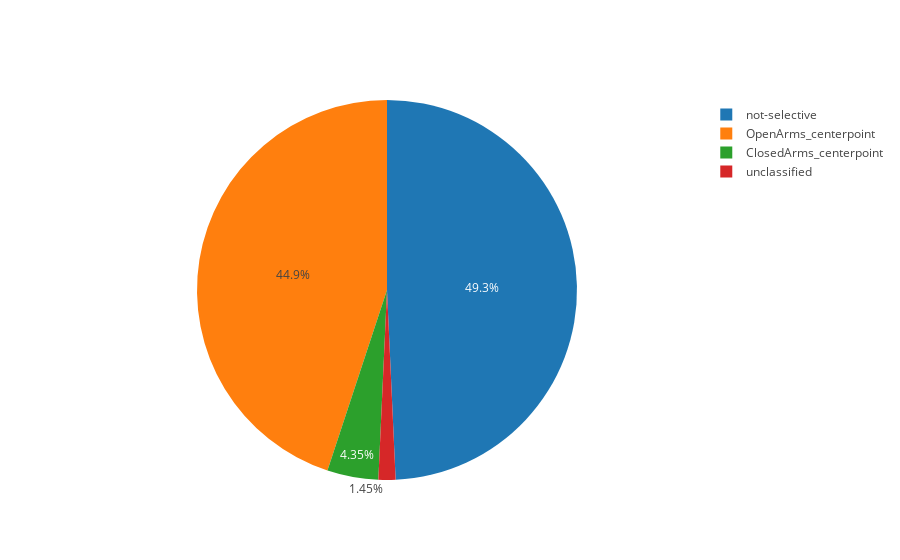

Notebook source saved alongside this figure:
### Code cell
plot_pie_chart(deeper_classification, "OpenArms_centerpoint", "ClosedArms_centerpoint", "not-selective", "unclassified")

### Figure 1 — Plotly figure (JSON) as saved in the notebook; plotly's stock layout.template omitted (floating-point values rounded to 4 significant figures)
{"data": [{"labels": ["OpenArms_centerpoint", "ClosedArms_centerpoint", "not-selective", "unclassified"], "type": "pie", "uid": "2da1d0", "values": [31, 3, 34, 1]}], "layout": {"autosize": true}}
